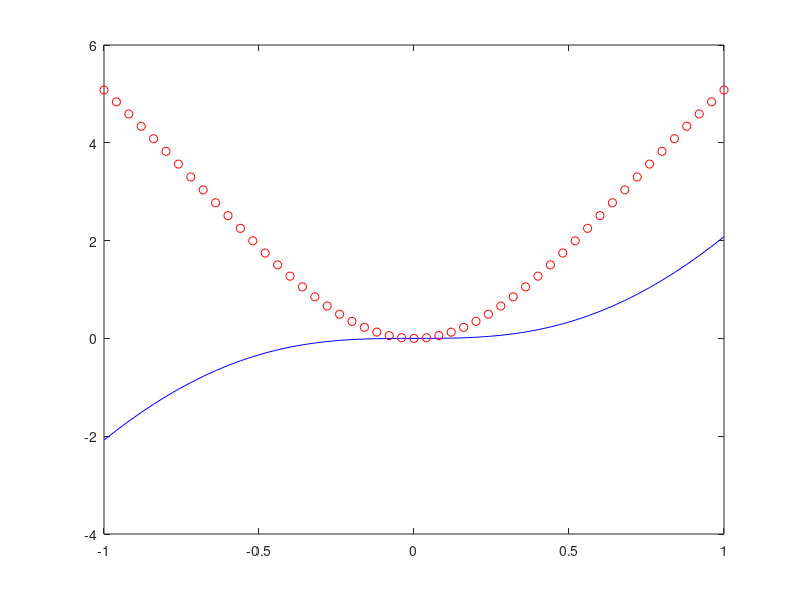
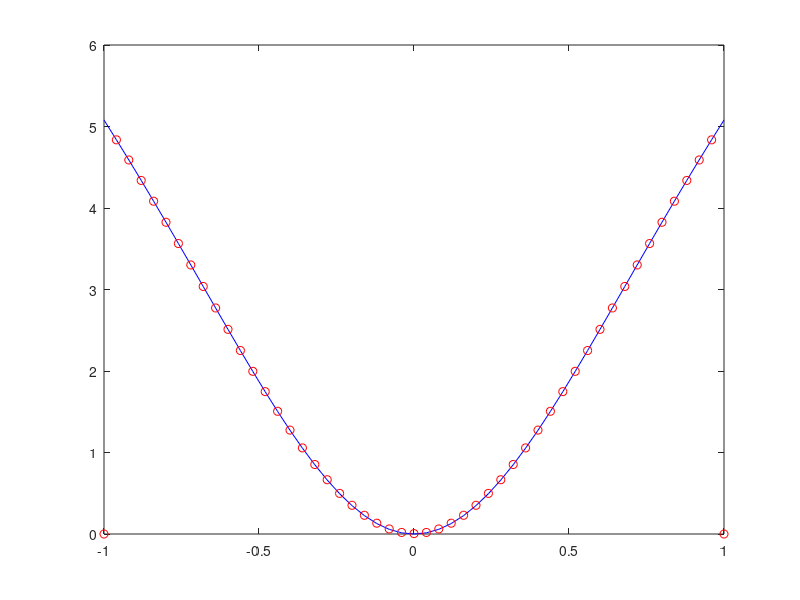

Write the MATLAB code that produced these figures, in order.
%exercise 2 
close all
clear all
format long
r = @(x) 3.* x.* log(x.^2 + 1);
dr= @(x) 3* log(x.^2 + 1) + (6.* x.^2) ./ (x.^2 + 1);
b = 1;
a = -1;
n = 50;
h = (b-a) / n;
xmesh = [a: h: b];
figure(1)
plot(xmesh, r(xmesh), 'b', xmesh, dr(xmesh), 'ro'); 
drxmesh = zeros( size(xmesh) );
for i = 2: n
    drxmesh(i) = ( r(xmesh(i+1) ) - r(xmesh(i-1)) ) ./ (2.* h);
end
figure(2)
plot(xmesh, dr(xmesh),'b', xmesh, drxmesh, 'ro');
error = (dr(xmesh)- drxmesh);
abs_err_2 = norm(error, 2);
abs_err_inf = norm(error, inf);
rel_err_2 = abs_err_2 / norm(dr(xmesh), 2);
rel_err_inf = abs_err_inf ./ norm(dr(xmesh), inf);

    

